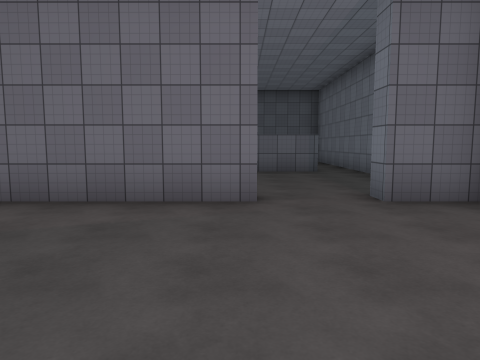
View 1 (above)

20 first-person views from a walk through a Unity game level. The camera is 1.5 m above the floor, tilts 6° down and sees 70° across. The floor is counted in squares, 2 m on a side. Each view is taken from the middle of a square. On the plan, view 1 faces up. The plan holds only what a view shows up to about 11 squares ahead; the rest is blank. The place goes on beyond the plan. The player character is not drawn. Door leaves are left out, so doorways stand open. Surface patterns are stand-ins for the level's own textures.

View 2
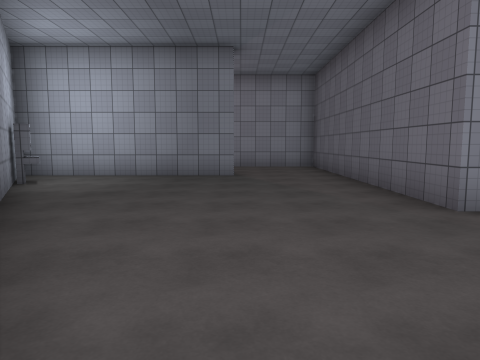

View 3
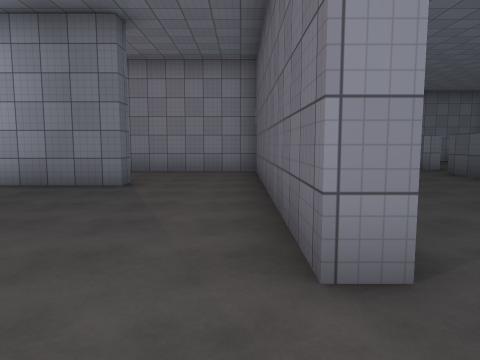

View 4
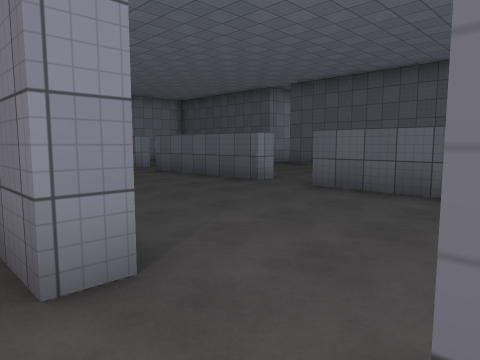

View 5
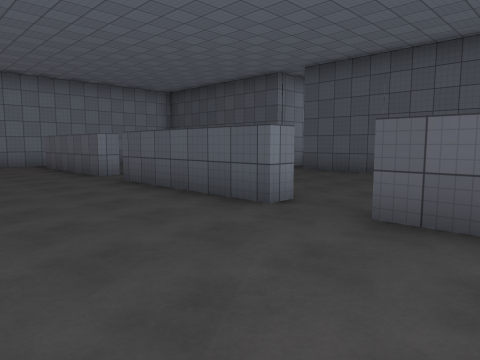

View 6
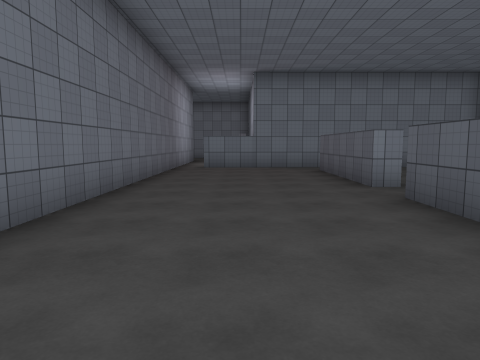

View 7
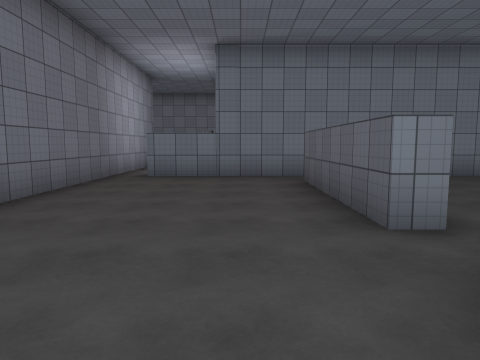

View 8
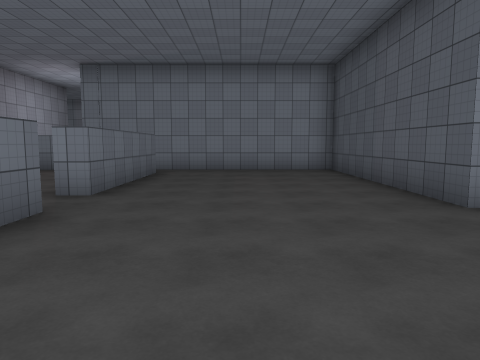

View 9
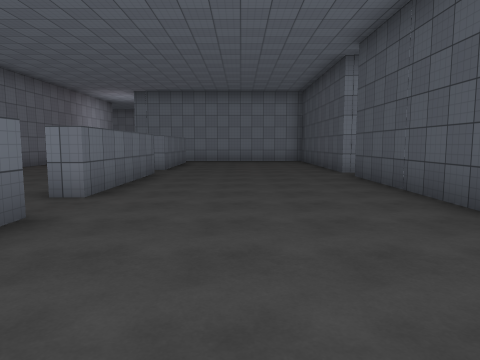

View 10
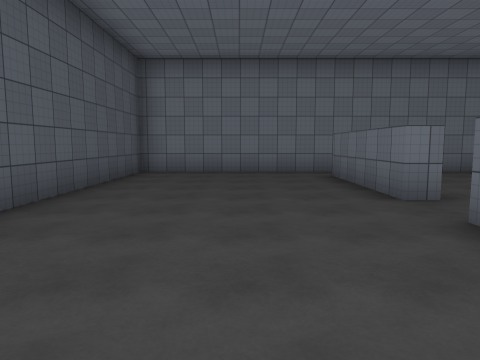

View 11
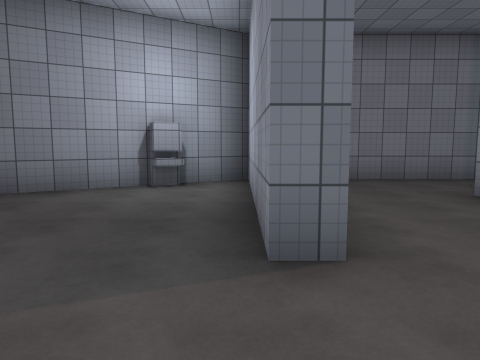

View 12
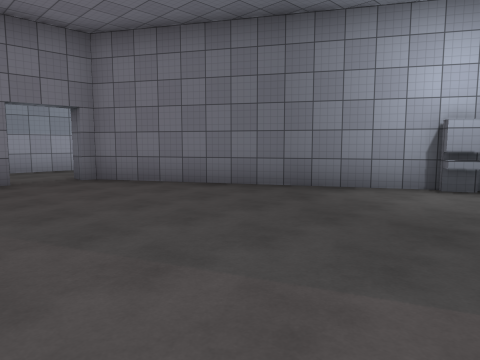

View 13
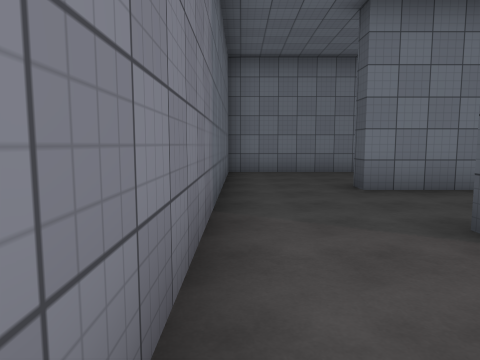

View 14
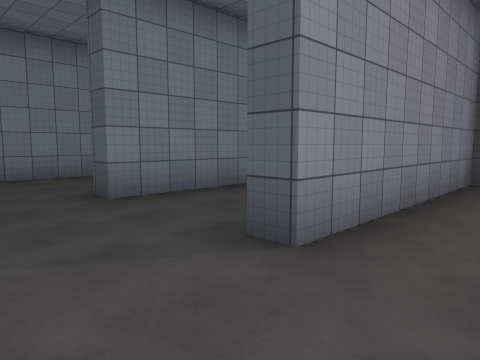

View 15
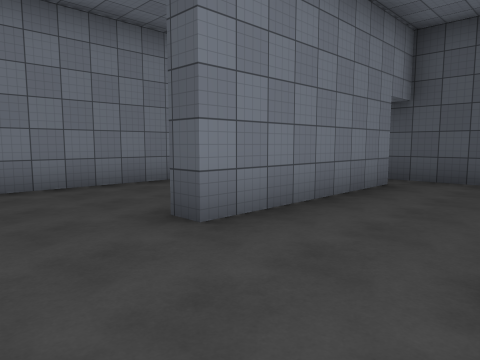

View 16
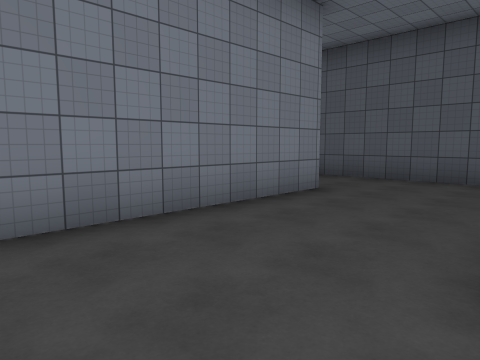

View 17
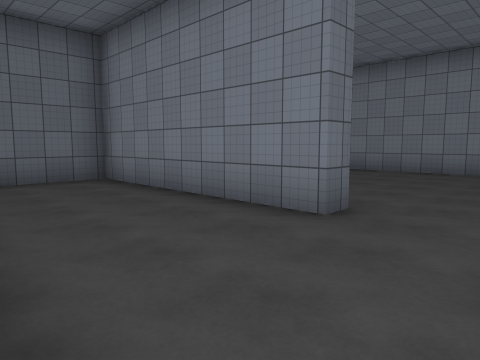

View 18
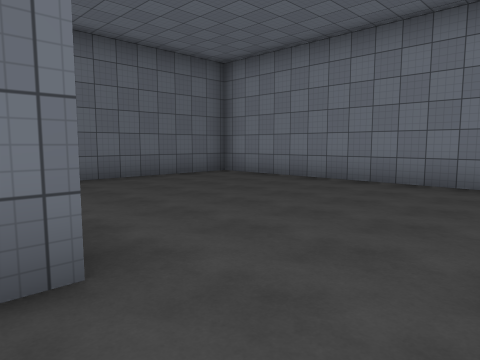

View 19
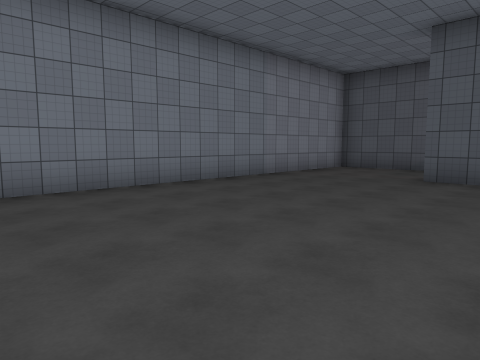

View 20
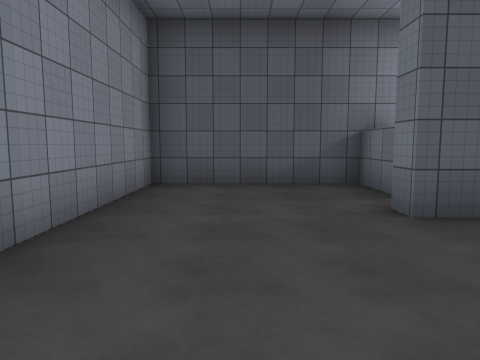

### Floor plan
Points are (right, up) in squares from view 1. A wall is a line through its corners. A room is listed if a view was taken in it or the views show most of it. See-through windows are left out.
Room 1 (views 1, 2, 3, 4, 11, 12, 13, 14, 15, 16, 17)
walls: (-4.8, 1.9) (-4.2, 1.9) (-4.2, -3.3) (3.3, 1); (-9.2, 4.4) (-13.6, 4.5); (-10.6, 3.5) (-10.6, -1) (-11.1, -1); (0.2, 4.4) (-7.4, 4.4) (-7.4, -1) (-8, -1); (-14.2, 2.1) (-14.2, -3.3) (-5.4, -3.3); (3.2, 1.3) (3.9, 1.3); (3.1, 4.4) (1.9, 4.4)
ways out: open door at (1.5, 5) to room 2; opening at (-14, 3.5) to room 4; opening at (4, 2)
objects: other object (-3, -2)
Room 2 (views 5, 6, 7)
walls: (-2.8, 9.8) (-2.8, 9.3) (-6.8, 9.3); (-7.9, 9.8) (-7.9, 9.3) (-12, 9.3); (2.1, 9.3) (-1.4, 9.3); (3.3, 5.6) (3.3, 6.5); (3.3, 8.6) (3.3, 9.6); (-13.1, 8.9) (-13.1, 5.7); (-16, 5) (-4.9, 4.9)
ways out: open door at (1.5, 5) to room 1; opening at (-7, 9) to room 3; opening at (-2, 9) to room 3; opening at (3, 9) to room 3; gap at (-12, 9) to room 3
Room 3 (views 8, 9, 10)
walls: (-6.8, 9.8) (-2.8, 9.8); (-7, 14.7) (-13.1, 14.7) (-13.1, 8.9); (-1.4, 9.3) (-1.4, 9.8) (2.1, 9.8); (-12, 9.8) (-7.9, 9.8); (3.3, 9.6) (3.3, 14.7) (-6, 14.7)
ways out: opening at (-7, 9) to room 2; opening at (-2, 9) to room 2; opening at (3, 9) to room 2; gap at (-12, 9) to room 2
Room 4 (views 18, 19, 20)
walls: (-14.8, 2.1) (-14.2, 2.1); (-16.7, 6) (-16.7, 7.4) (-20.7, 7.4) (-20.7, -3.3) (-16.6, -3.3); (-13.6, 4.5) (-17.2, 4.5) (-17.2, 5)
ways out: opening at (-14, 3.5) to room 1

Positions as (right, up) in squares from view 1, and headings:
1: (0, 0), facing up
2: (4, 2), facing left
3: (2, 4), facing left
4: (2, 4), facing up-left
5: (0, 6), facing up-left
6: (-2, 7), facing left
7: (-5, 8), facing left
8: (-3, 12), facing left
9: (2, 12), facing left
10: (-6, 12), facing right
11: (-4, 4), facing down
12: (-4, 4), facing down-right
13: (-5, -3), facing left
14: (-6, -3), facing up-left
15: (-8, -3), facing up-left
16: (-11, -3), facing up-left
17: (-11, 4), facing down-left
18: (-14, 4), facing down-left
19: (-15, -3), facing up-left
20: (-19, 1), facing up
